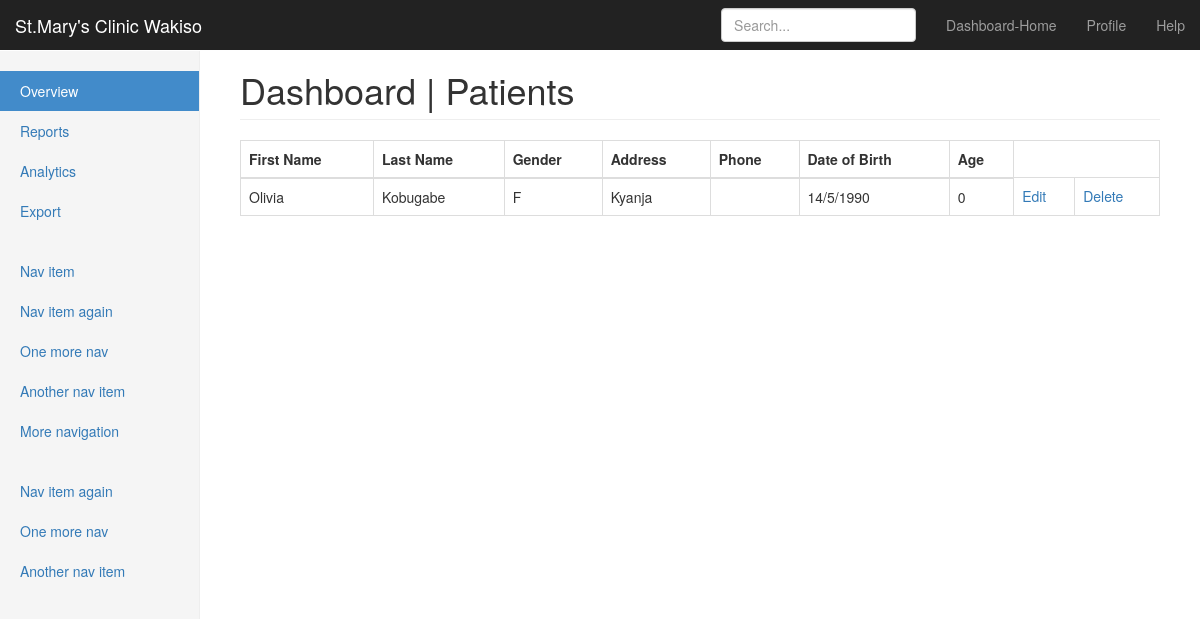
Before: /clinic/patient/ with the older database file.
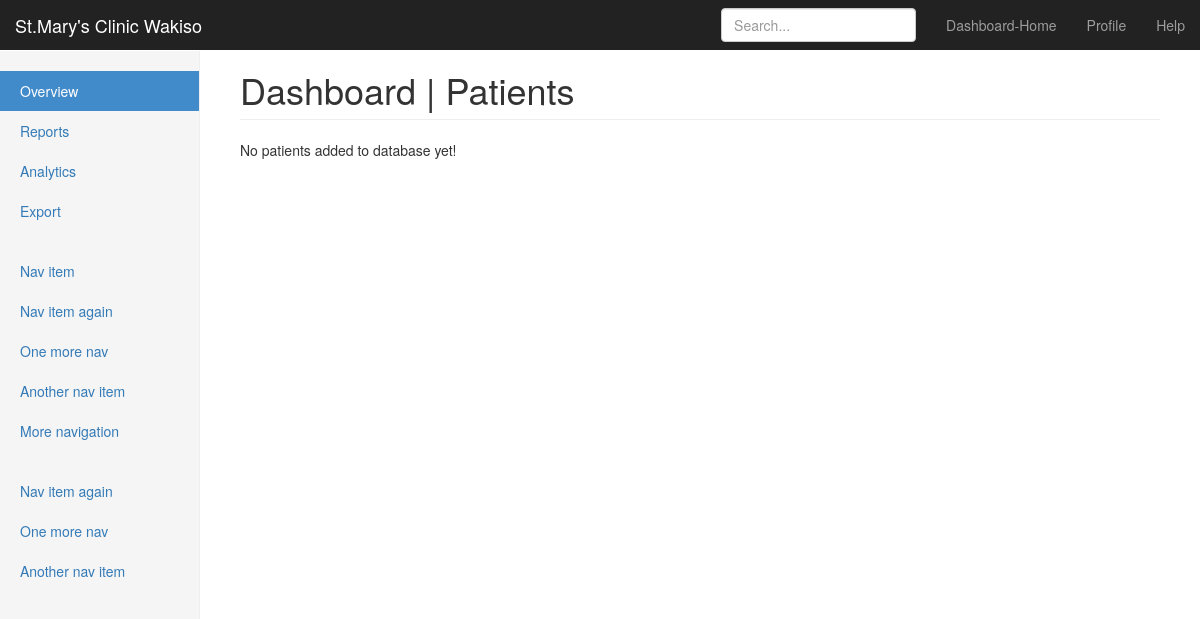
After: the same page with the newer database file.
### clinic/models.py (models this page shows, shortened)
class Patient(models.Model):
    first_name = models.CharField(max_length=30, verbose_name='First Name')
    last_name = models.CharField(max_length=30, verbose_name='Last Name')
    gender = models.CharField(max_length=1, choices=GENDER_CHOICES, verbose_name='Gender')
    address = models.CharField(max_length=100, blank=True, verbose_name='Address')
    phone = models.CharField(max_length=30, blank=True, verbose_name='Phone')
    dob = models.CharField(max_length=30, verbose_name='Date of Birth', help_text='Please enter date of birth in format:dd/mm/yy', blank=True)
    age = models.PositiveSmallIntegerField(default=0,verbose_name='Age')
    class Meta:
        verbose_name_plural = 'Patients'
        ordering = ['first_name']
    def _get_full_name(self):
        """returns the person's full name"""
        return '%s  %s' % (self.first_name, self.last_name)
    full_name = property(_get_full_name)

### clinic/views.py (the view)
class PatientListView(ListView):
    model = Patient
    context_object_name = "patients"
    template_name = 'clinic/patient_list.html'

### templates/clinic/patient_list.html
{%extends 'clinic/base.html'%}
        {%block title_heading%}
         Patients
        {%endblock%}
        {%block content%}
        {% if patients%}
        <table class="table table-bordered">
            <thead>
              <tr>
                  <th> First Name</th>
                  <th> Last Name</th>
                  <th> Gender</th>
                  <th> Address</th>
                  <th> Phone</th>
                  <th> Date of Birth</th>
                  <th> Age </th>
              </tr>
            </thead>
            <tbody>
            {%for patient in patients%}
            <tr>
                <td>{{patient.first_name}}</td>
                <td>{{patient.last_name}}</td>
                <td>{{patient.gender}}</td>
                <td>{{patient.address}}</td>
                <td>{{patient.phone}}</td>
                <td>{{patient.dob}}</td>
                <td>{{patient.age}}</td>
                <td><a href="/clinic/patient/edit/{{patient.id}}">Edit</a></td>
                <td><a href="/clinic/patient/delete/{{patient.id}}">Delete</a></td>
            </tr>
            {%endfor%}
            </tbody>
        </table>
        {%else%}
        <p> No patients added to database yet!</p>
        {%endif%}
        {%endblock%}

Changed rows visible on the page:
removed Patient: first_name "Olivia", last_name "Kobugabe", gender "F", address "Kyanja", dob "14/5/1990", age "0"
Other visible differences:
text no longer shown: "First Name Last Name Gender Address Phone Date of Birth Age"
text now shown: "No patients added to database yet!"
